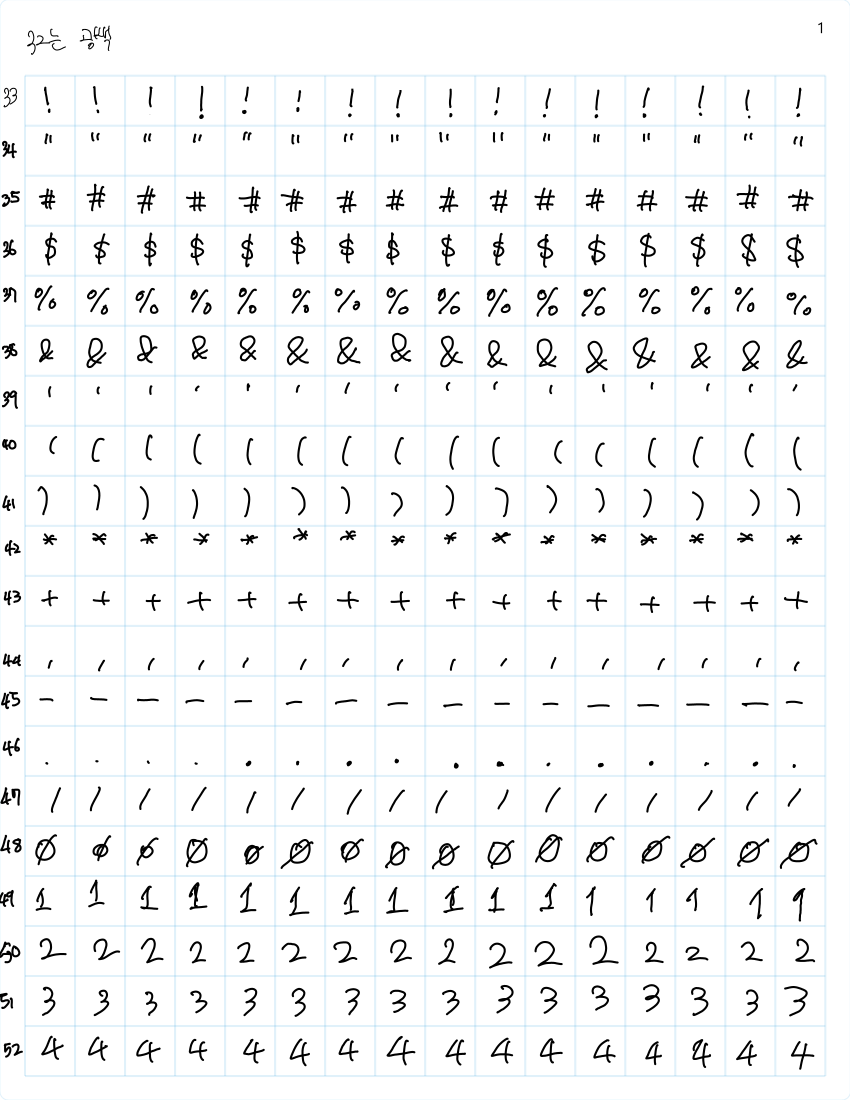
#> input picture predataset/ascii1.png, 2550 x 3300 px (shown at 1/3 size)
$ python ee.py
#> lines starting #> are read from the running program, lines starting #| are printed output that depends on the picture; after the words box and inside, x2 and y2 are one past the last pixel; in counts of white or black regions, pixels touching at a corner belong together
import cv2

orig_img = cv2.imread("./predataset/ascii1.png", cv2.IMREAD_COLOR)
#> orig_img is the input picture: shape (3300, 2550, 3); mean B, G, R 245.8, 245.1, 243.9
orig_img = cv2.cvtColor(orig_img, cv2.COLOR_BGR2RGB)
table = cv2.inRange(orig_img, (16, 16, 16), (210, 210, 210))
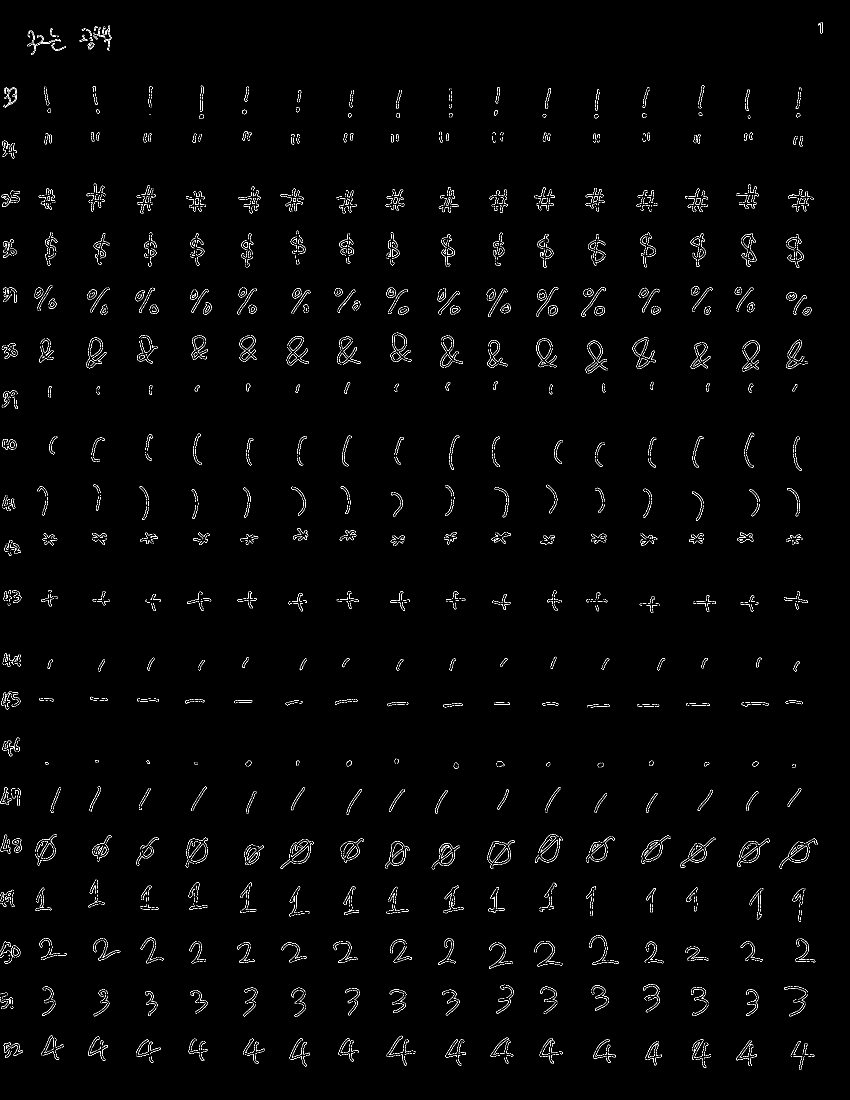
#> table: shape (3300, 2550) (shown at 1/3 size); 0.85% white in thin lines or dots
txtimg = cv2.inRange(orig_img, (0, 0, 0), (16, 16, 16))
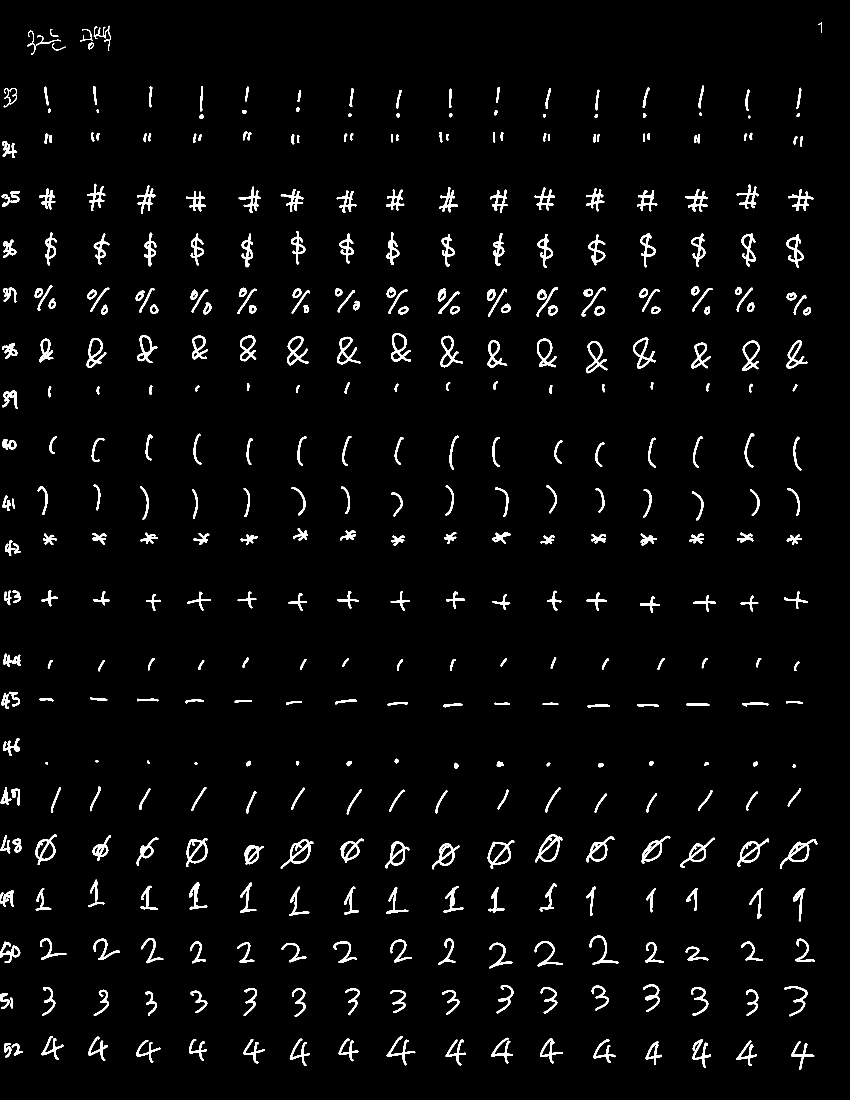
#> txtimg: shape (3300, 2550) (shown at 1/3 size); 3% white; 425 white regions, largest, box (x1, y1, x2, y2) and area: (842, 2517, 940, 2607) 1874, (2340, 2517, 2452, 2606) 1833, (1606, 2503, 1687, 2587) 1773

cv2.imshow("", orig_img)
cv2.imshow("", table)
cv2.imshow("", txtimg)

$ run again, with predataset/ascii2.png copied over predataset/ascii1.png
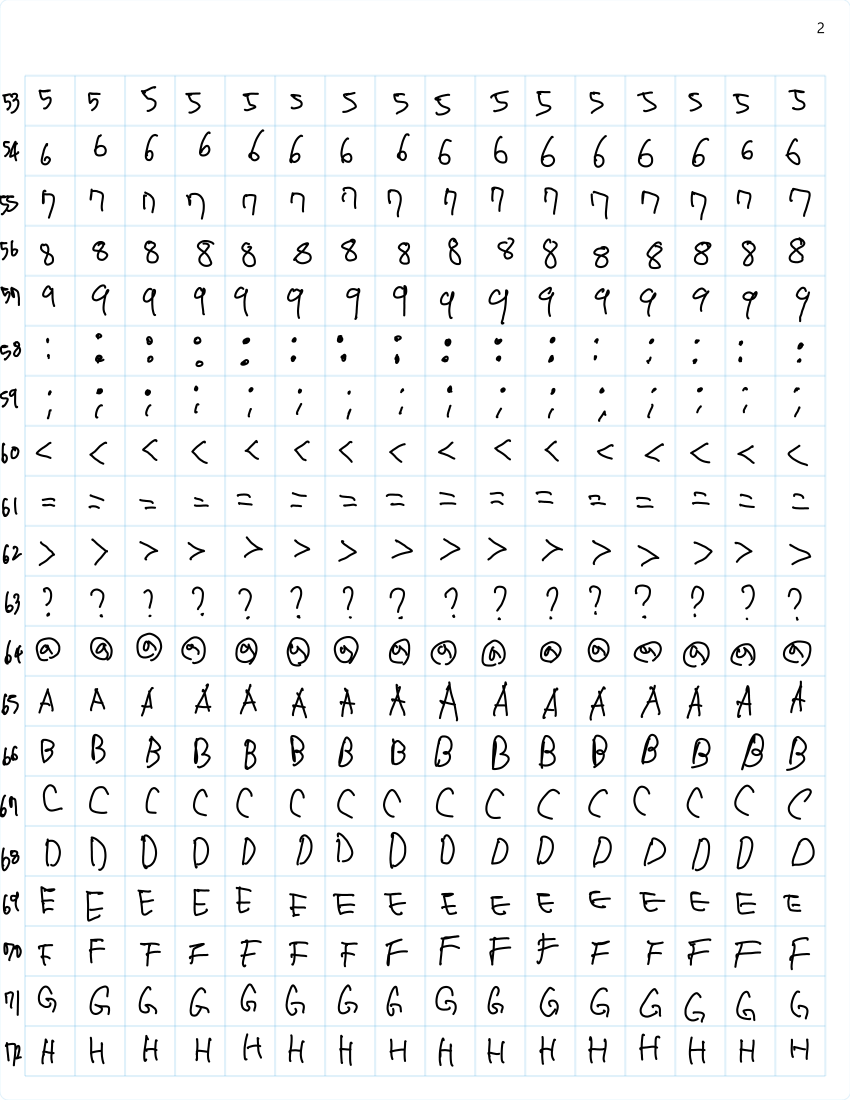
#> input picture predataset/ascii2.png, 2550 x 3300 px (shown at 1/3 size)
#> orig_img is the input picture: shape (3300, 2550, 3); mean B, G, R 243.7, 243, 241.8
#> `table = cv2.inRange(orig_img, (16, 16, 16), (210, 210, 210))`:
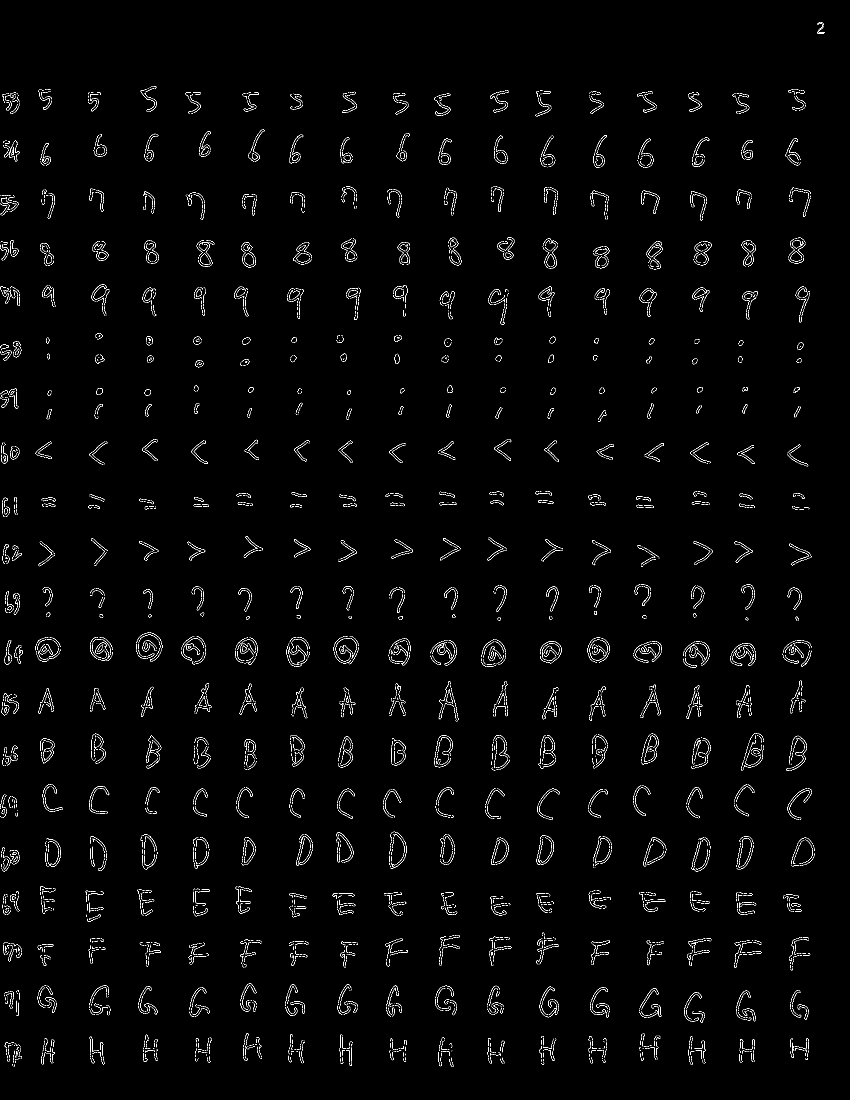
#> table: shape (3300, 2550) (shown at 1/3 size); 1% white in thin lines or dots
#> `txtimg = cv2.inRange(orig_img, (0, 0, 0), (16, 16, 16))`:
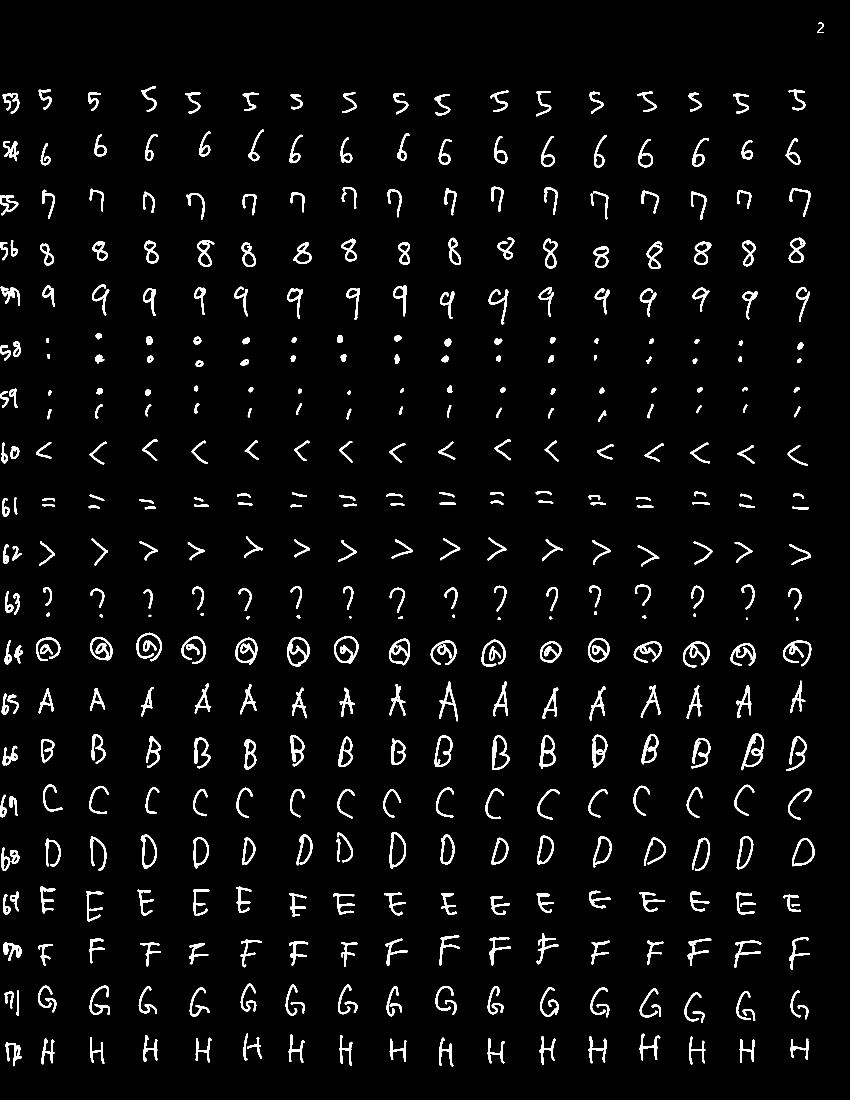
#> txtimg: shape (3300, 2550) (shown at 1/3 size); 3.7% white; 448 white regions, largest, box (x1, y1, x2, y2) and area: (2224, 2200, 2292, 2311) 2089, (861, 1911, 929, 1999) 1846, (707, 1913, 772, 1994) 1807

$ run again, with predataset/ascii3.png copied over predataset/ascii1.png
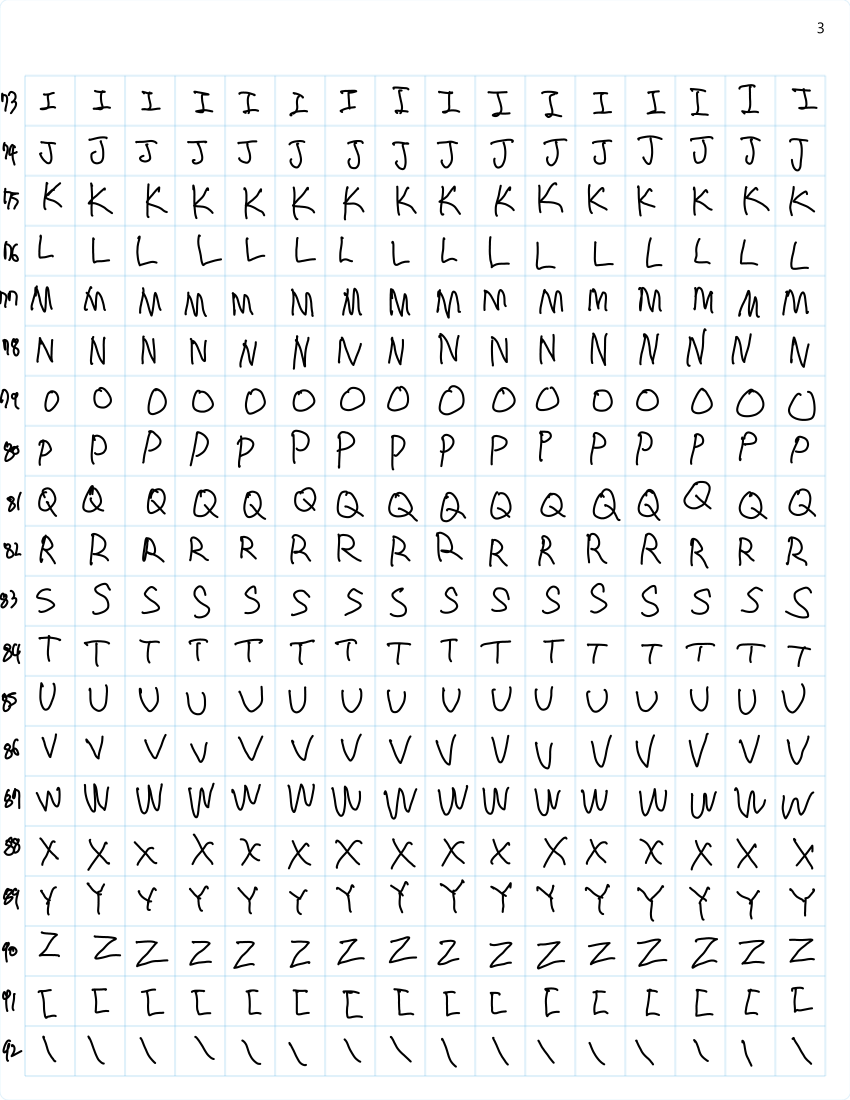
#> input picture predataset/ascii3.png, 2550 x 3300 px (shown at 1/3 size)
#> orig_img is the input picture: shape (3300, 2550, 3); mean B, G, R 242, 241.3, 240
#> `table = cv2.inRange(orig_img, (16, 16, 16), (210, 210, 210))`:
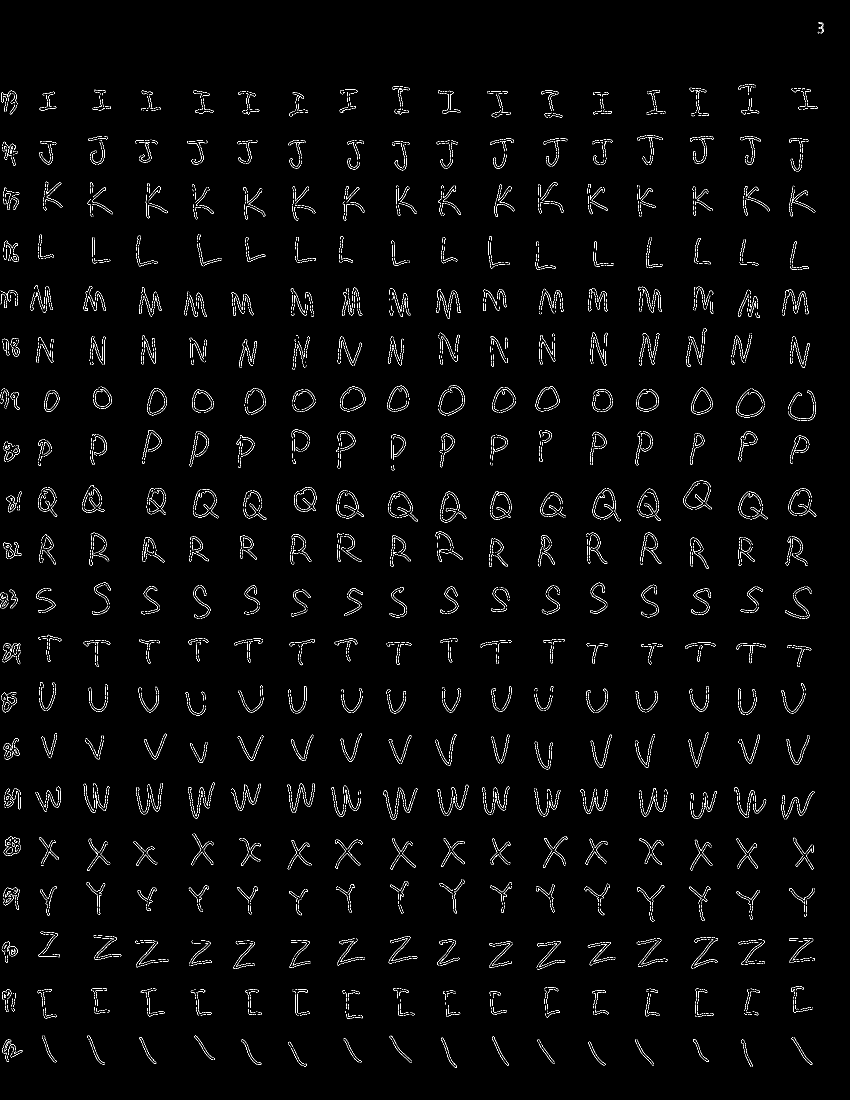
#> table: shape (3300, 2550) (shown at 1/3 size); 1.2% white in thin lines or dots
#> `txtimg = cv2.inRange(orig_img, (0, 0, 0), (16, 16, 16))`:
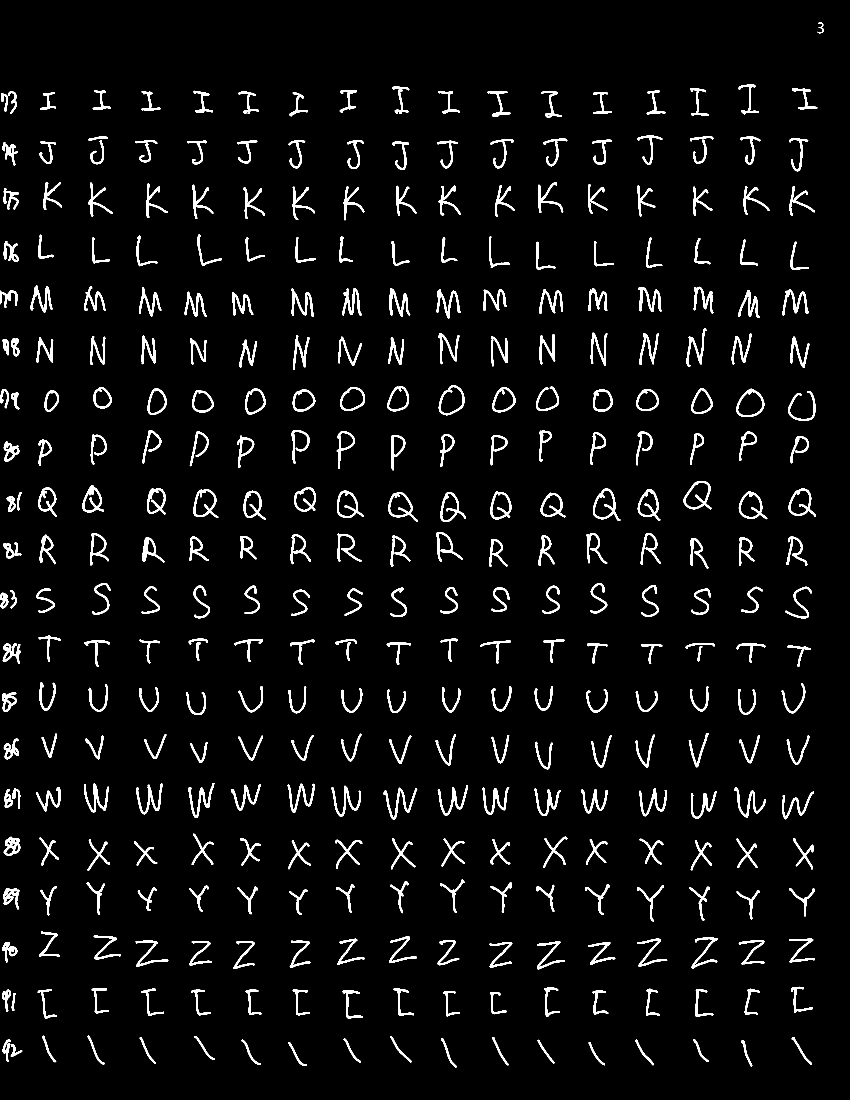
#> txtimg: shape (3300, 2550) (shown at 1/3 size); 4.3% white; 370 white regions, largest, box (x1, y1, x2, y2) and area: (1151, 2363, 1252, 2459) 1840, (409, 2350, 488, 2443) 1771, (252, 2350, 327, 2437) 1749
